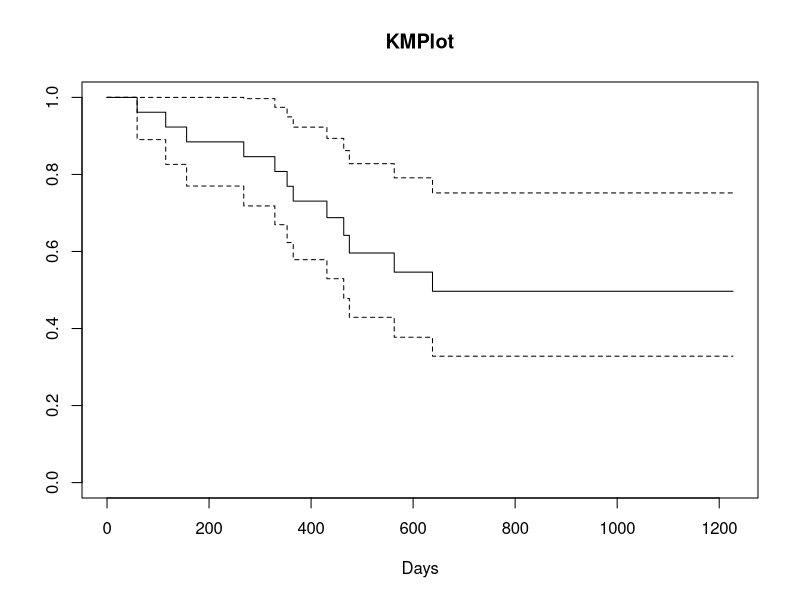
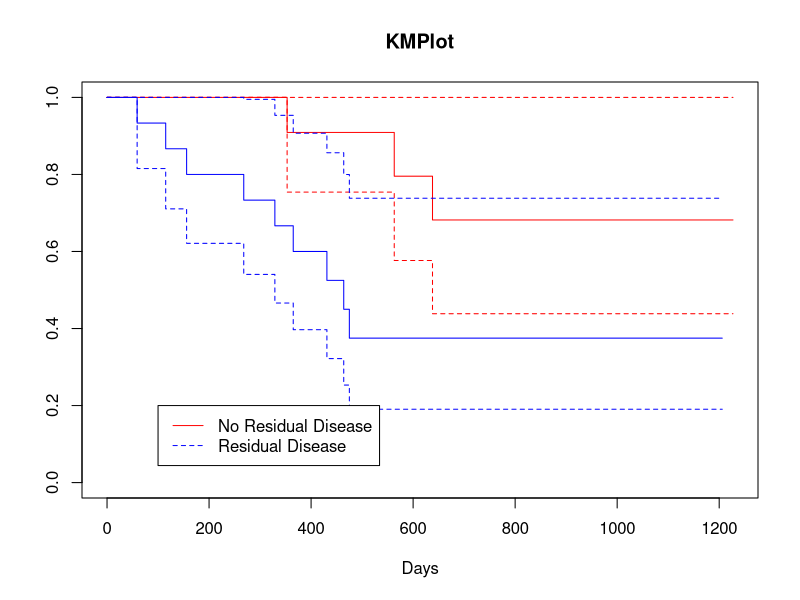
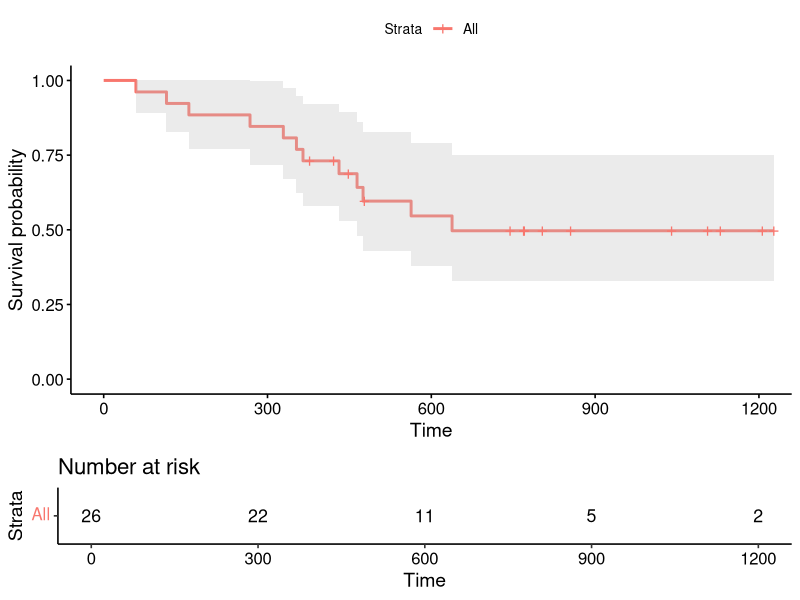
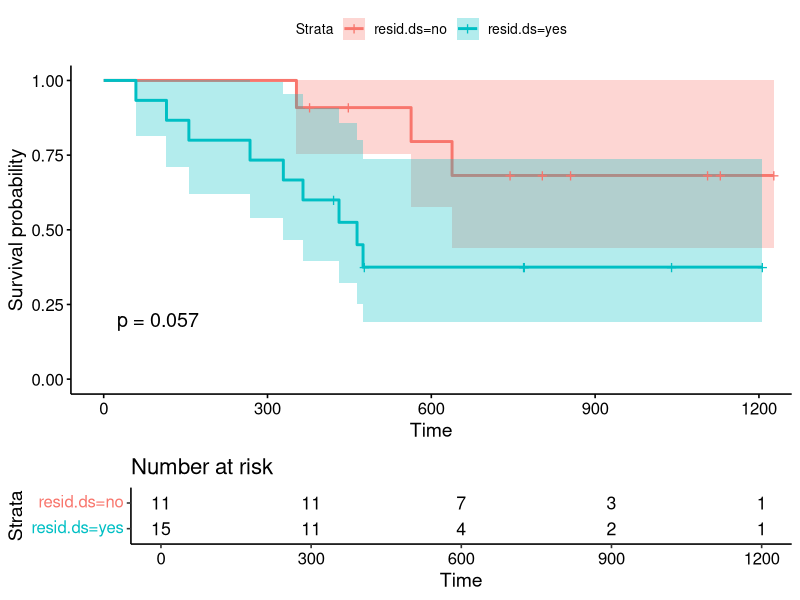

The R source for these figures, in order:
## ---- chunk 1
knitr::opts_chunk$set(echo = TRUE)
library(survival)
library(kableExtra)
## ---- chunk 2
#rx is treatment group
#residual disease present (1=no, 2=yes)
#ecog.ps: ECOG performance status (1 is better, see reference)

data("ovarian")
head(ovarian)

ovarian$rx <- factor(ovarian$rx,levels = c("1", "2"), labels = c("A", "B")) 
ovarian$resid.ds <- factor(ovarian$resid.ds, levels = c("1", "2"), labels = c("no", "yes")) 
ovarian$ecog.ps <- factor(ovarian$ecog.ps, levels = c("1", "2"), labels = c("good", "bad"))
head(ovarian)
## ---- chunk 3
#futime: survival or censoring time
#fustat: censoring status

#1 create km with survfit for whole cohort
km_fit <- survfit(Surv(futime, fustat) ~ 1, data=ovarian) 
print(km_fit)
summary(km_fit)
#Use times() parameter to select some clinically relevant time points
summary(km_fit, times = c(90, 270, 450)) 


#2 create km with survfit for cohort according to presence of residual disease
km_grp_fit <- survfit(Surv(futime, fustat) ~ resid.ds, data=ovarian)
print(km_grp_fit)
summary(km_grp_fit)
## ---- chunk 4
#1
plot(km_fit, xlab="Days", main = 'KMPlot')

#2
plot(km_grp_fit, xlab="Days", main = 'KMPlot', conf.int=TRUE, col=c("red","blue"))
legend(100, .2, c("No Residual Disease", "Residual Disease"), lty = c(1:2), col=c("red","blue"))
## ---- chunk 5
library(survminer)
km_fit <- survfit(Surv(futime, fustat) ~ 1, data=ovarian) 
ggsurvplot(km_fit, data = ovarian , risk.table = TRUE, pval = TRUE, conf.int = TRUE)
km_grp_fit <- survfit(Surv(futime, fustat) ~ resid.ds, data=ovarian)
ggsurvplot(km_grp_fit, data = ovarian , risk.table = TRUE, pval = TRUE, conf.int = TRUE)
## ---- chunk 6
survdiff <- survdiff(Surv(futime, fustat) ~ resid.ds, data = ovarian)
survdiff
## ---- chunk 7
#create survival object
surv1 <- Surv(time = ovarian$futime, event = ovarian$fustat) 
surv1

#do regression
fit_cph <- coxph(surv1 ~ rx + resid.ds + age + ecog.ps, data = ovarian)
summary(fit_cph)
cox_fin<-round(exp(cbind(HR = coefficients(fit_cph), confint(fit_cph))), digits=2)

cox_fin %>%
  kable() %>%
  kable_styling(full_width = F)

#Interpretations:
#HR = 1: No effect
#HR < 1: Reduction in the hazard
#HR > 1: Increase in Hazard
